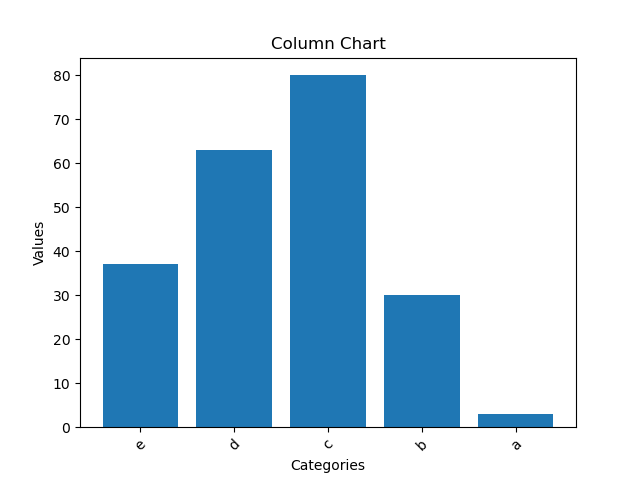

This chart was generated by the following Python code:
import csv
import matplotlib.pyplot as plt

# Open the CSV file
with open('myfile.csv', 'r') as file:
    reader = csv.DictReader(file)
    data = list(reader)

# Extract the data from columns A and B
categories = [row['A'] for row in data]
values = [float(row['B']) for row in data]

# Create the column chart
fig, ax = plt.subplots()
ax.bar(categories, values)

# Set chart title and axis labels
ax.set_title('Column Chart')
ax.set_xlabel('Categories')
ax.set_ylabel('Values')

# Rotate the x-axis labels for better visibility
plt.xticks(rotation=45)

# Display the chart
plt.show()
